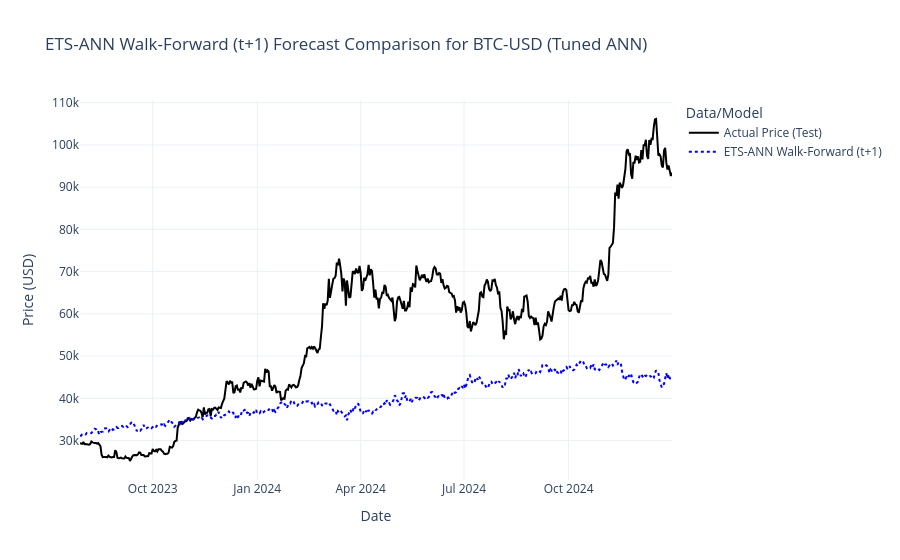

The code cell stored with this chart in its notebook:
### Markdown cell above
## 12. Visualize Walk-Forward Results

### Code cell
print("\n--- Plotting Walk-Forward Forecasts ---")
results_df_wf = pd.DataFrame({
    'Actual': y_test_actual.flatten(),
    f'ETS-ANN (t+1)': ets_ann_walk_forward_predictions.flatten()
}, index=test_data_df.index)

fig = go.Figure()
fig.add_trace(go.Scatter(x=results_df_wf.index, y=results_df_wf['Actual'], mode='lines', name='Actual Price (Test)', line=dict(color='black')))
fig.add_trace(go.Scatter(x=results_df_wf.index, y=results_df_wf[f'ETS-ANN (t+1)'], mode='lines', name='ETS-ANN Walk-Forward (t+1)', line=dict(color='blue', dash='dot')))
fig.update_layout(
    title=f'ETS-ANN Walk-Forward (t+1) Forecast Comparison for {ticker} (Tuned ANN)',
    xaxis_title="Date", yaxis_title="Price (USD)", legend_title="Data/Model", template="plotly_white"
)
fig.show()

### Figure 1 — Plotly figure (JSON) as saved in the notebook; plotly's stock layout.template omitted (floating-point values rounded to 4 significant figures; data arrays with more than 128 entries replaced by an {"elided": "..."} marker saying what was removed)
{"data": [{"line": {"color": "black"}, "mode": "lines", "name": "Actual Price (Test)", "type": "scatter", "x": {"elided": "522 str values"}, "y": {"elided": "522 float values"}}, {"line": {"color": "blue", "dash": "dot"}, "mode": "lines", "name": "ETS-ANN Walk-Forward (t+1)", "type": "scatter", "x": {"elided": "522 str values"}, "y": {"elided": "522 float values"}}], "layout": {"legend": {"title": {"text": "Data/Model"}}, "title": {"text": "ETS-ANN Walk-Forward (t+1) Forecast Comparison for BTC-USD (Tuned ANN)"}, "xaxis": {"title": {"text": "Date"}}, "yaxis": {"title": {"text": "Price (USD)"}}}}
